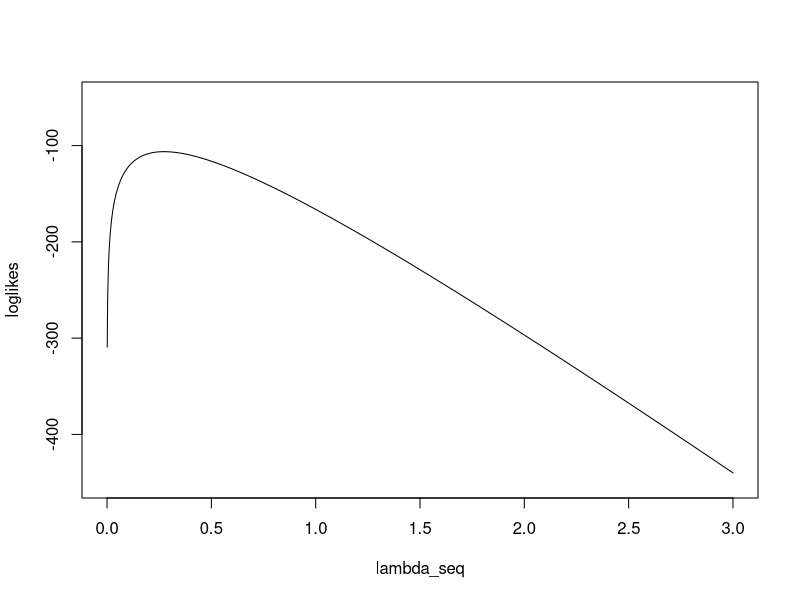

Write R code to recreate this figure.
## ---- chunk 1
moretti <- read.csv("moretti.csv")
head(moretti)
## ---- chunk 2
poisLoglike <- function(lambda, data) {
  return(sum(log((lambda^data * exp(1)^-lambda)/(factorial(data)))))
}
data1 <- c(1, 0, 0, 1, 1)
lambda1 <- 1
poisLoglike(lambda1, data1)
## ---- chunk 3
count_new_genres <- function(year) {
  return(sum(moretti$Begin == year))
}
count_new_genres(1803)
count_new_genres(1850)
## ---- chunk 4
years <- seq(1740, 1900)
num.years <- length(years)
new_genres <- rep(NA, num.years)
names(new_genres) <- years

for (i in 1:num.years) {
  new_genres[i] <- count_new_genres(years[i])
}

twoyears <- which(years == 1803 | years == 1850)
new_genres[twoyears]
head(new_genres)
## ---- chunk 5
lambda_seq <- seq(0, 3, by=0.001)
num.lambdas <- length(lambda_seq)
loglikes <- rep(NA, num.lambdas)
for (i in 1:num.lambdas) {
  loglikes[i] <- poisLoglike(lambda_seq[i], new_genres)
}
plot(x=lambda_seq, y=loglikes, type='l', ylim=c(-450, -50))
lambda_seq[which.max(loglikes)]
## ---- chunk 6
negpoisLoglike <- function(lambda, data) {
  return(-sum(log((lambda^data * exp(1)^-lambda)/(factorial(data)))))
}
nlm(negpoisLoglike, 1, new_genres)
## ---- chunk 7
intergenre_intervals <- diff(sort(moretti$Begin))
intergenre_intervals
mean <- mean(intergenre_intervals)
mean
sd <- sd(intergenre_intervals)
sd
coefficient.of.var <- sd/mean
coefficient.of.var
## ---- chunk 8
poopy <- function(numbers) {
  names(numbers) <- 1:length(numbers)
  numbers <- numbers[numbers != 0]
  years <- as.numeric(rep(names(numbers), numbers))
  return(diff(sort(years)))
}
poopy(new_genres)
## ---- chunk 9
simulation.bitch <- function(bitch.years, bitch.mean) {
  sim.pois <- rpois(bitch.years, lambda = bitch.mean)
  sim.intergenre <- poopy(sim.pois)
  coef.of.var <- sd(sim.intergenre)/mean(sim.intergenre)
  return(list(intergenre_intervals = sim.intergenre, coef.of.var = coef.of.var))
}
for (i in 1:10) {
res <- simulation.bitch(161, 0.273)
print(mean(res$intergenre_intervals))
}
## ---- chunk 10
coef.of.var <- rep(NA, 10000)

for (i in 1:10000) {
  res <- simulation.bitch(161, 0.273)
  coef.of.var[i] <- res$coef.of.var
}

mean(coef.of.var > coefficient.of.var)
